Frame 1 (no input): blank canvas, image omitted
Frame 60 (the mouse pressed at the canvas centre just before this capture): blank canvas, image omitted
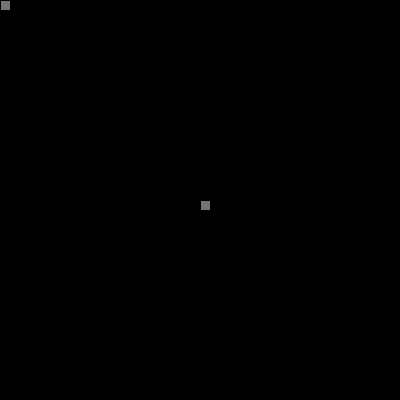
Frame 120 (the mouse held since frame 60 and released just before this capture)

The Processing sketch whose frames 1 and 60 were blank and that drew this single picture after the mouse press (run headless with seeded random() and noise(); from frame 60 on, the mouse is pressed at the canvas centre):

// Processing sketch: white_box
// ── white_box.pde
void setup (){
  
  size(400,400);
  background(0);
  
}

void draw(){
  
  fill(115);
  rect(mouseX,mouseY,10,10);
  
  
  
  
}
